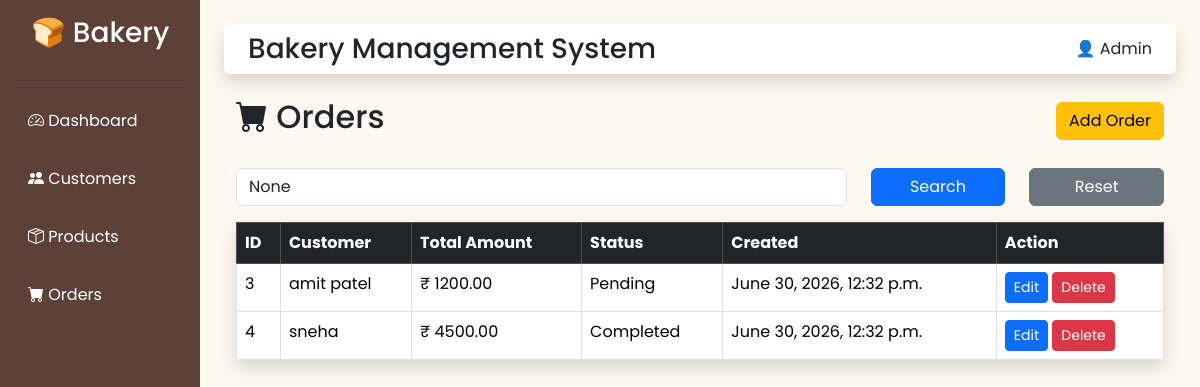
Screenshot of /orders/ with the database file from the repository.
### orders/models.py (models this page shows, shortened)
class Order(models.Model):
    STATUS_CHOICES = [
        ('Pending', 'Pending'),
        ('Completed', 'Completed'),
    ]
    customer = models.ForeignKey(Customer, on_delete=models.CASCADE)
    product = models.ForeignKey(Product, on_delete=models.CASCADE)
    quantity = models.PositiveIntegerField(default=1)
    status = models.CharField(
        max_length=20,
        choices=STATUS_CHOICES,
        default='Pending'
    )
    created_at = models.DateTimeField(auto_now_add=True)

### customers/models.py (models this page shows, shortened)
class Customer(models.Model):
    name = models.CharField(max_length=100)
    phone = models.CharField(max_length=10)
    address = models.TextField(blank=True)
    created_at = models.DateTimeField(auto_now_add=True)

### orders/views.py (the view)
# urls.py: path('orders/', views.order_list, name='order_list'),
def order_list(request):
    search = request.GET.get('search')
    orders = Order.objects.all()
    if search:
        orders = orders.filter(
            Q(customer__name__icontains=search) |
            Q(product__name__icontains=search)
        )
    for order in orders:
        order.total = order.product.price * order.quantity
    context = {
        'orders': orders,
        'search': search,
    }
    return render(request, 'orders/order_list.html', context)

### templates/orders/order_list.html
{% extends 'base.html' %}
{% block content %}
<div class="container mt-4">
    <div class="d-flex justify-content-between align-items-center mb-4">
        <h2>
            <i class="bi bi-cart-fill"></i>
            Orders
        </h2>
        <a href="{% url 'add_order' %}" class="btn btn-warning">
            Add Order
        </a>
    </div>
<form method="GET" class="mb-3">
    <div class="row">
        <div class="col-md-8">
            <input type="text" name="search" class="form-control"
                   placeholder="Search Customer or Product"
                   value="{{ search }}">
        </div>
        <div class="col-md-2">
            <button class="btn btn-primary w-100">
                Search
            </button>
        </div>
        <div class="col-md-2">
            <a href="{% url 'order_list' %}" class="btn btn-secondary w-100">
                Reset
            </a>
        </div>
    </div>
</form>
    <table class="table table-bordered table-hover shadow">
        <thead class="table-dark">
            <tr>
                <th>ID</th>
                <th>Customer</th>
                <th>Total Amount</th>
                <th>Status</th>
                <th>Created</th>
                <th>Action</th>
            </tr>
        </thead>
        <tbody>
            {% for order in orders %}
            <tr>
                <td>{{ order.id }}</td>
                <td>{{ order.customer.name }}</td>
                <td>₹ {{ order.total }}</td>
                <td>{{ order.status }}</td>
                <td>{{ order.created_at }}</td>
                <td>
                    <a href="{% url 'edit_order' order.id %}" class="btn btn-primary btn-sm">
                        Edit
                    </a>
                    <a href="{% url 'delete_order' order.id %}"
                       class="btn btn-danger btn-sm"
                       onclick="return confirm('Delete this order?')">
                        Delete
                    </a>
                </td>
            </tr>
            {% empty %}
            <tr>
                <td colspan="6" class="text-center">
                    No Orders Found
                </td>
            </tr>
            {% endfor %}
        </tbody>
    </table>
</div>
{% endblock %}

### static/css/style.css (style rules this page uses)
body { font-family: 'Poppins', sans-serif; background-color: #FFF8F0; }

### rows the page displays
Order: id "3", customer.name "amit patel", total "1200.00", status "Pending", created_at "June 30, 2026, 12:32 p.m."
Order: id "4", customer.name "sneha", total "4500.00", status "Completed", created_at "June 30, 2026, 12:32 p.m."
